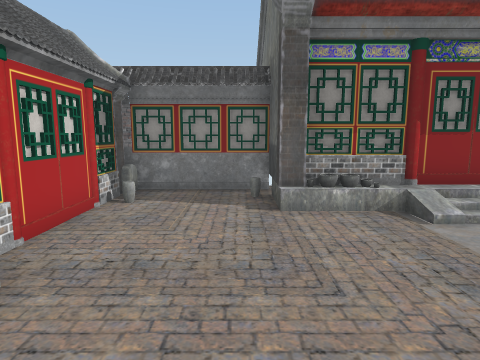
view 1 (above)

12 first-person views from a walk through a scene from a Unity 3-D project. The camera is 1.5 m above the floor, tilts 8° down and sees 75° across. The floor is counted in squares, 1 m on a side. Each view is taken from the middle of a square. On the plan, view 1 faces up. The plan holds only what a view shows up to about 15 squares ahead; the rest is blank. The place goes on beyond the plan. The player is left out. Some animated figures are left out. Door leaves are left out, so doorways stand open.

view 2
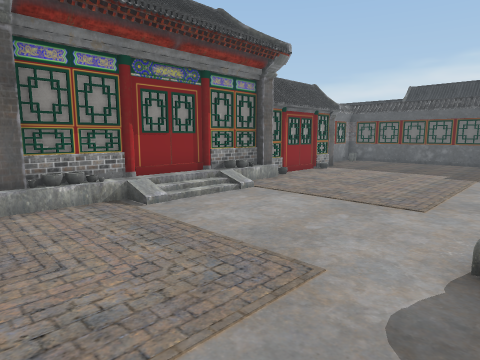

view 3
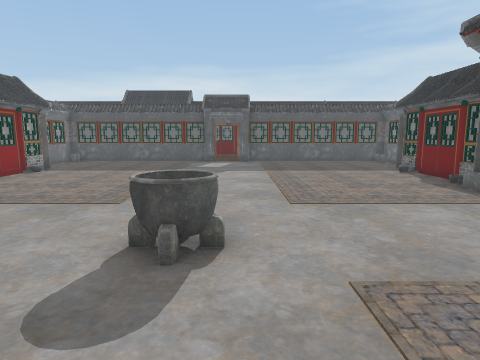

view 4
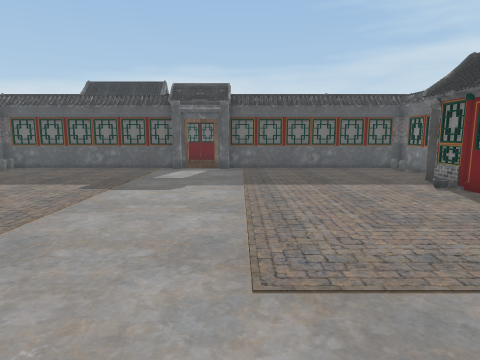

view 5
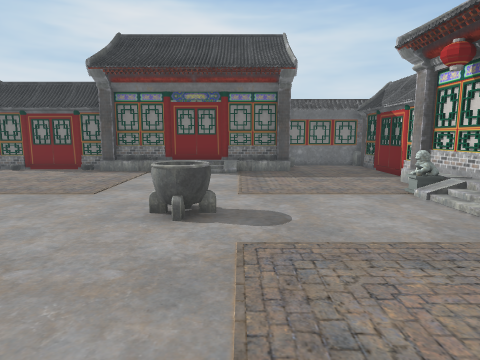

view 6
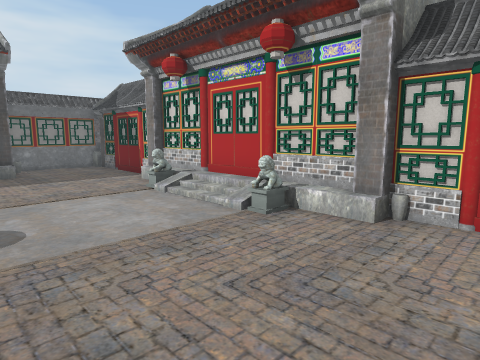

view 7
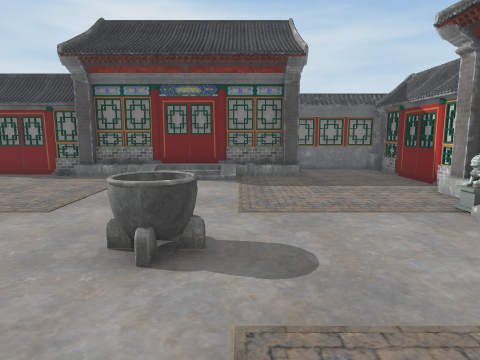

view 8
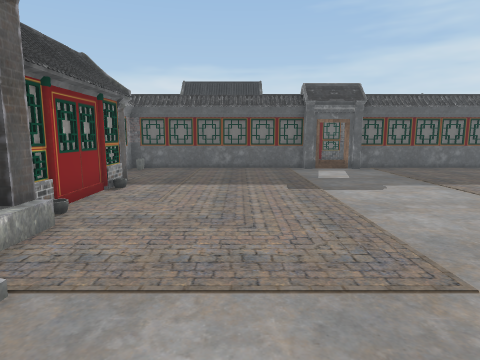

view 9
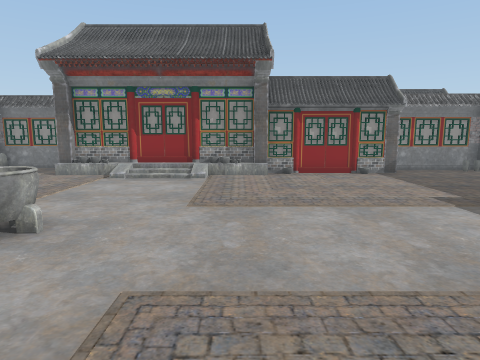

view 10
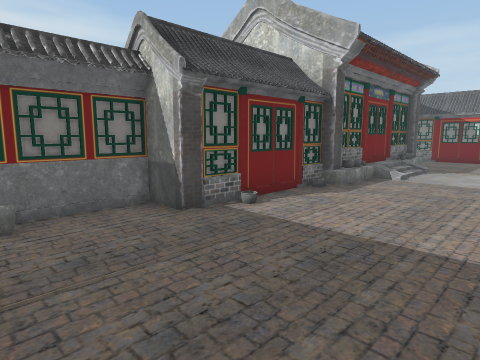

view 11
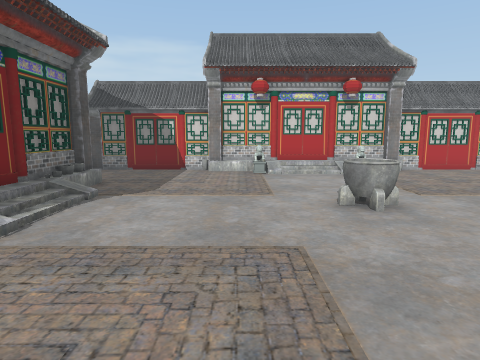

view 12
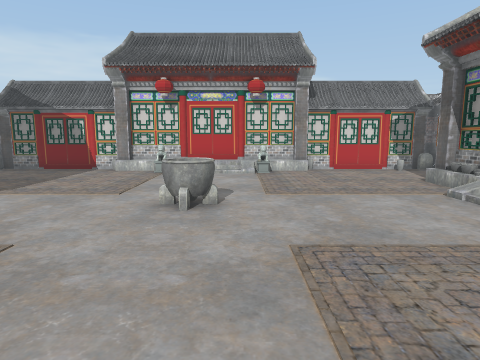

### Floor plan
Key: @ floor where view 1 was taken; # wall or solid block; . floor; / step, stairs or slope; = window, fence, low wall or low ledge; H house; O other object.
Columns run from 5 left of view 1 to 19 right of it. Each row starts with its distance up from view 1.
 11       H
 10       H
  9  #####HHHHHHHHH
  8  H#...HHHHHHHHHHH  ######
  7  HH...HHHHHHHHHH####....#
  6  HH....=/   =...........#
  5  HH.....././............#
  4  HH.....................#
  3 HHH.....................#
  2 HHH.....................#
  1 HHHO....................#
  0 HHH/.@..................#
 -1 HHH/.....==.............
 -2 HHH/.....=..............#
 -3 HHHO....................#
 -4 HHH.....................#
 -5 HHH.....................#
 -6  HH.....................#
 -7  HH.....................#
 -8  HH.....////............#
 -9  HH...HHHHHHHHHHH#H#....#
-10  HH...HHHHHHHHHHH  #...O#
-11  #####HHHHHHHHH    ######
-12       HHHHHHHHH

Where each view was taken, in squares from view 1:
view 1: 0 up, 0 right, facing up
view 2: 1 down, 0 right, facing up-right
view 3: 2 down, 0 right, facing right
view 4: 3 down, 4 right, facing right
view 5: 5 up, 3 right, facing down
view 6: 5 up, 3 right, facing down-left
view 7: 3 up, 3 right, facing down
view 8: 3 up, 4 right, facing right
view 9: 6 down, 8 right, facing up
view 10: 4 down, 18 right, facing down-left
view 11: 4 down, 11 right, facing left
view 12: 0 up, 11 right, facing left
